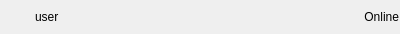
<?xml version="1.0" encoding="UTF-8"?>
<ui version="4.0">
 <class>clsUserEntry</class>
 <widget class="QWidget" name="clsUserEntry">
  <property name="geometry">
   <rect>
    <x>0</x>
    <y>0</y>
    <width>400</width>
    <height>34</height>
   </rect>
  </property>
  <property name="minimumSize">
   <size>
    <width>0</width>
    <height>34</height>
   </size>
  </property>
  <property name="maximumSize">
   <size>
    <width>16777215</width>
    <height>34</height>
   </size>
  </property>
  <property name="windowTitle">
   <string>Form</string>
  </property>
  <layout class="QHBoxLayout" name="horizontalLayout">
   <property name="spacing">
    <number>2</number>
   </property>
   <property name="leftMargin">
    <number>1</number>
   </property>
   <property name="topMargin">
    <number>1</number>
   </property>
   <property name="rightMargin">
    <number>1</number>
   </property>
   <property name="bottomMargin">
    <number>1</number>
   </property>
   <item>
    <widget class="QLabel" name="lblGravatar">
     <property name="minimumSize">
      <size>
       <width>32</width>
       <height>32</height>
      </size>
     </property>
     <property name="maximumSize">
      <size>
       <width>32</width>
       <height>32</height>
      </size>
     </property>
     <property name="text">
      <string/>
     </property>
    </widget>
   </item>
   <item>
    <widget class="QLabel" name="lblUserName">
     <property name="font">
      <font>
       <family>Ubuntu</family>
      </font>
     </property>
     <property name="text">
      <string>user</string>
     </property>
    </widget>
   </item>
   <item>
    <widget class="QLabel" name="lblUserStatus">
     <property name="font">
      <font>
       <family>Ubuntu</family>
      </font>
     </property>
     <property name="text">
      <string>Online</string>
     </property>
     <property name="alignment">
      <set>Qt::AlignRight|Qt::AlignTrailing|Qt::AlignVCenter</set>
     </property>
    </widget>
   </item>
  </layout>
 </widget>
 <resources/>
 <connections/>
</ui>
